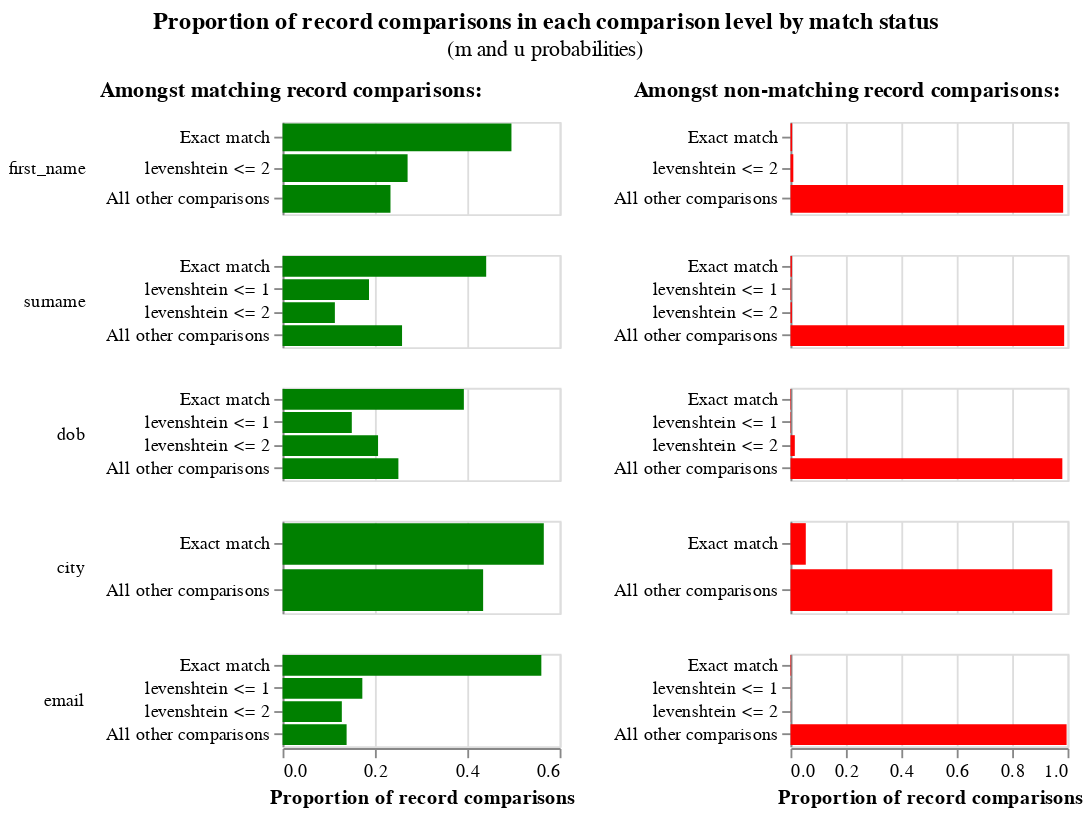

The code cell stored with this chart in its notebook:
### Code cell
linker.m_u_parameters_chart()

### Figure 1 — Vega-Lite specification as saved in the notebook (floating-point values rounded to 4 significant figures)
{"$schema": "https://vega.github.io/schema/vega-lite/v4.json", "config": {"header": {"title": null}, "title": {"anchor": "middle", "offset": 10}, "view": {"height": 300, "width": 400}}, "data": {"values": [{"bayes_factor": 85.55, "bayes_factor_description": "If comparison level is `exact match` then comparison is 85.55 times more likely to be a match", "comparison_name": "first_name", "comparison_sort_order": 0, "comparison_vector_value": 2, "has_tf_adjustments": false, "is_null_level": false, "label_for_charts": "Exact match", "log2_bayes_factor": 6.419, "m_probability": 0.4956, "m_probability_description": "Amongst matching record comparisons, 49.56% of records are in the exact match comparison level", "max_comparison_vector_value": 2, "probability_two_random_records_match": 0.003332, "sql_condition": "first_name_l = first_name_r", "tf_adjustment_column": null, "tf_adjustment_weight": 1, "u_probability": 0.005794, "u_probability_description": "Amongst non-matching record comparisons, 0.58% of records are in the exact match comparison level"}, {"bayes_factor": 26.75, "bayes_factor_description": "If comparison level is `levenshtein <= 2` then comparison is 26.75 times more likely to be a match", "comparison_name": "first_name", "comparison_sort_order": 0, "comparison_vector_value": 1, "has_tf_adjustments": false, "is_null_level": false, "label_for_charts": "levenshtein <= 2", "log2_bayes_factor": 4.742, "m_probability": 0.2707, "m_probability_description": "Amongst matching record comparisons, 27.07% of records are in the levenshtein <= 2 comparison level", "max_comparison_vector_value": 2, "probability_two_random_records_match": 0.003332, "sql_condition": "levenshtein(first_name_l, first_name_r) <= 2", "tf_adjustment_column": null, "tf_adjustment_weight": 1, "u_probability": 0.01012, "u_probability_description": "Amongst non-matching record comparisons, 1.01% of records are in the levenshtein <= 2 comparison level"}, {"bayes_factor": 0.2374, "bayes_factor_description": "If comparison level is `all other comparisons` then comparison is  4.21 times less likely to be a match", "comparison_name": "first_name", "comparison_sort_order": 0, "comparison_vector_value": 0, "has_tf_adjustments": false, "is_null_level": false, "label_for_charts": "All other comparisons", "log2_bayes_factor": -2.074, "m_probability": 0.2336, "m_probability_description": "Amongst matching record comparisons, 23.36% of records are in the all other comparisons comparison level", "max_comparison_vector_value": 2, "probability_two_random_records_match": 0.003332, "sql_condition": "ELSE", "tf_adjustment_column": null, "tf_adjustment_weight": 1, "u_probability": 0.9841, "u_probability_description": "Amongst non-matching record comparisons, 98.41% of records are in the all other comparisons comparison level"}, {"bayes_factor": 90.17, "bayes_factor_description": "If comparison level is `exact match` then comparison is 90.17 times more likely to be a match", "comparison_name": "surname", "comparison_sort_order": 1, "comparison_vector_value": 3, "has_tf_adjustments": false, "is_null_level": false, "label_for_charts": "Exact match", "log2_bayes_factor": 6.495, "m_probability": 0.4409, "m_probability_description": "Amongst matching record comparisons, 44.09% of records are in the exact match comparison level", "max_comparison_vector_value": 3, "probability_two_random_records_match": 0.003332, "sql_condition": "surname_l = surname_r", "tf_adjustment_column": null, "tf_adjustment_weight": 1, "u_probability": 0.00489, "u_probability_description": "Amongst non-matching record comparisons, 0.49% of records are in the exact match comparison level"}, {"bayes_factor": 79.15, "bayes_factor_description": "If comparison level is `levenshtein <= 1` then comparison is 79.15 times more likely to be a match", "comparison_name": "surname", "comparison_sort_order": 1, "comparison_vector_value": 2, "has_tf_adjustments": false, "is_null_level": false, "label_for_charts": "levenshtein <= 1", "log2_bayes_factor": 6.307, "m_probability": 0.1871, "m_probability_description": "Amongst matching record comparisons, 18.71% of records are in the levenshtein <= 1 comparison level", "max_comparison_vector_value": 3, "probability_two_random_records_match": 0.003332, "sql_condition": "levenshtein(surname_l, surname_r) <= 1", "tf_adjustment_column": null, "tf_adjustment_weight": 1, "u_probability": 0.002364, "u_probability_description": "Amongst non-matching record comparisons, 0.24% of records are in the levenshtein <= 1 comparison level"}, {"bayes_factor": 22.6, "bayes_factor_description": "If comparison level is `levenshtein <= 2` then comparison is 22.60 times more likely to be a match", "comparison_name": "surname", "comparison_sort_order": 1, "comparison_vector_value": 1, "has_tf_adjustments": false, "is_null_level": false, "label_for_charts": "levenshtein <= 2", "log2_bayes_factor": 4.498, "m_probability": 0.1132, "m_probability_description": "Amongst matching record comparisons, 11.32% of records are in the levenshtein <= 2 comparison level", "max_comparison_vector_value": 3, "probability_two_random_records_match": 0.003332, "sql_condition": "levenshtein(surname_l, surname_r) <= 2", "tf_adjustment_column": null, "tf_adjustment_weight": 1, "u_probability": 0.005009, "u_probability_description": "Amongst non-matching record comparisons, 0.50% of records are in the levenshtein <= 2 comparison level"}, {"bayes_factor": 0.2619, "bayes_factor_description": "If comparison level is `all other comparisons` then comparison is  3.82 times less likely to be a match", "comparison_name": "surname", "comparison_sort_order": 1, "comparison_vector_value": 0, "has_tf_adjustments": false, "is_null_level": false, "label_for_charts": "All other comparisons", "log2_bayes_factor": -1.933, "m_probability": 0.2587, "m_probability_description": "Amongst matching record comparisons, 25.87% of records are in the all other comparisons comparison level", "max_comparison_vector_value": 3, "probability_two_random_records_match": 0.003332, "sql_condition": "ELSE", "tf_adjustment_column": null, "tf_adjustment_weight": 1, "u_probability": 0.9877, "u_probability_description": "Amongst non-matching record comparisons, 98.77% of records are in the all other comparisons comparison level"}, {"bayes_factor": 224.6, "bayes_factor_description": "If comparison level is `exact match` then comparison is 224.62 times more likely to be a match", "comparison_name": "dob", "comparison_sort_order": 2, "comparison_vector_value": 3, "has_tf_adjustments": false, "is_null_level": false, "label_for_charts": "Exact match", "log2_bayes_factor": 7.811, "m_probability": 0.3926, "m_probability_description": "Amongst matching record comparisons, 39.26% of records are in the exact match comparison level", "max_comparison_vector_value": 3, "probability_two_random_records_match": 0.003332, "sql_condition": "dob_l = dob_r", "tf_adjustment_column": null, "tf_adjustment_weight": 1, "u_probability": 0.001748, "u_probability_description": "Amongst non-matching record comparisons, 0.17% of records are in the exact match comparison level"}, {"bayes_factor": 93.59, "bayes_factor_description": "If comparison level is `levenshtein <= 1` then comparison is 93.59 times more likely to be a match", "comparison_name": "dob", "comparison_sort_order": 2, "comparison_vector_value": 2, "has_tf_adjustments": false, "is_null_level": false, "label_for_charts": "levenshtein <= 1", "log2_bayes_factor": 6.548, "m_probability": 0.1499, "m_probability_description": "Amongst matching record comparisons, 14.99% of records are in the levenshtein <= 1 comparison level", "max_comparison_vector_value": 3, "probability_two_random_records_match": 0.003332, "sql_condition": "levenshtein(dob_l, dob_r) <= 1", "tf_adjustment_column": null, "tf_adjustment_weight": 1, "u_probability": 0.001602, "u_probability_description": "Amongst non-matching record comparisons, 0.16% of records are in the levenshtein <= 1 comparison level"}, {"bayes_factor": 13.32, "bayes_factor_description": "If comparison level is `levenshtein <= 2` then comparison is 13.32 times more likely to be a match", "comparison_name": "dob", "comparison_sort_order": 2, "comparison_vector_value": 1, "has_tf_adjustments": false, "is_null_level": false, "label_for_charts": "levenshtein <= 2", "log2_bayes_factor": 3.736, "m_probability": 0.2067, "m_probability_description": "Amongst matching record comparisons, 20.67% of records are in the levenshtein <= 2 comparison level", "max_comparison_vector_value": 3, "probability_two_random_records_match": 0.003332, "sql_condition": "levenshtein(dob_l, dob_r) <= 2", "tf_adjustment_column": null, "tf_adjustment_weight": 1, "u_probability": 0.01552, "u_probability_description": "Amongst non-matching record comparisons, 1.55% of records are in the levenshtein <= 2 comparison level"}, {"bayes_factor": 0.2556, "bayes_factor_description": "If comparison level is `all other comparisons` then comparison is  3.91 times less likely to be a match", "comparison_name": "dob", "comparison_sort_order": 2, "comparison_vector_value": 0, "has_tf_adjustments": false, "is_null_level": false, "label_for_charts": "All other comparisons", "log2_bayes_factor": -1.968, "m_probability": 0.2508, "m_probability_description": "Amongst matching record comparisons, 25.08% of records are in the all other comparisons comparison level", "max_comparison_vector_value": 3, "probability_two_random_records_match": 0.003332, "sql_condition": "ELSE", "tf_adjustment_column": null, "tf_adjustment_weight": 1, "u_probability": 0.9811, "u_probability_description": "Amongst non-matching record comparisons, 98.11% of records are in the all other comparisons comparison level"}, {"bayes_factor": 10.26, "bayes_factor_description": "If comparison level is `exact match` then comparison is 10.26 times more likely to be a match", "comparison_name": "city", "comparison_sort_order": 3, "comparison_vector_value": 1, "has_tf_adjustments": true, "is_null_level": false, "label_for_charts": "Exact match", "log2_bayes_factor": 3.359, "m_probability": 0.5657, "m_probability_description": "Amongst matching record comparisons, 56.57% of records are in the exact match comparison level", "max_comparison_vector_value": 1, "probability_two_random_records_match": 0.003332, "sql_condition": "city_l = city_r", "tf_adjustment_column": "city", "tf_adjustment_weight": 1, "u_probability": 0.05515, "u_probability_description": "Amongst non-matching record comparisons, 5.51% of records are in the exact match comparison level"}, {"bayes_factor": 0.4597, "bayes_factor_description": "If comparison level is `all other comparisons` then comparison is  2.18 times less likely to be a match", "comparison_name": "city", "comparison_sort_order": 3, "comparison_vector_value": 0, "has_tf_adjustments": false, "is_null_level": false, "label_for_charts": "All other comparisons", "log2_bayes_factor": -1.121, "m_probability": 0.4343, "m_probability_description": "Amongst matching record comparisons, 43.43% of records are in the all other comparisons comparison level", "max_comparison_vector_value": 1, "probability_two_random_records_match": 0.003332, "sql_condition": "ELSE", "tf_adjustment_column": null, "tf_adjustment_weight": 1, "u_probability": 0.9449, "u_probability_description": "Amongst non-matching record comparisons, 94.49% of records are in the all other comparisons comparison level"}, {"bayes_factor": 255.4, "bayes_factor_description": "If comparison level is `exact match` then comparison is 255.42 times more likely to be a match", "comparison_name": "email", "comparison_sort_order": 4, "comparison_vector_value": 3, "has_tf_adjustments": false, "is_null_level": false, "label_for_charts": "Exact match", "log2_bayes_factor": 7.997, "m_probability": 0.5604, "m_probability_description": "Amongst matching record comparisons, 56.04% of records are in the exact match comparison level", "max_comparison_vector_value": 3, "probability_two_random_records_match": 0.003332, "sql_condition": "email_l = email_r", "tf_adjustment_column": null, "tf_adjustment_weight": 1, "u_probability": 0.002194, "u_probability_description": "Amongst non-matching record comparisons, 0.22% of records are in the exact match comparison level"}, {"bayes_factor": 235.5, "bayes_factor_description": "If comparison level is `levenshtein <= 1` then comparison is 235.46 times more likely to be a match", "comparison_name": "email", "comparison_sort_order": 4, "comparison_vector_value": 2, "has_tf_adjustments": false, "is_null_level": false, "label_for_charts": "levenshtein <= 1", "log2_bayes_factor": 7.879, "m_probability": 0.1727, "m_probability_description": "Amongst matching record comparisons, 17.27% of records are in the levenshtein <= 1 comparison level", "max_comparison_vector_value": 3, "probability_two_random_records_match": 0.003332, "sql_condition": "levenshtein(email_l, email_r) <= 1", "tf_adjustment_column": null, "tf_adjustment_weight": 1, "u_probability": 0.0007334, "u_probability_description": "Amongst non-matching record comparisons, 0.07% of records are in the levenshtein <= 1 comparison level"}, {"bayes_factor": 206.6, "bayes_factor_description": "If comparison level is `levenshtein <= 2` then comparison is 206.64 times more likely to be a match", "comparison_name": "email", "comparison_sort_order": 4, "comparison_vector_value": 1, "has_tf_adjustments": false, "is_null_level": false, "label_for_charts": "levenshtein <= 2", "log2_bayes_factor": 7.691, "m_probability": 0.1283, "m_probability_description": "Amongst matching record comparisons, 12.83% of records are in the levenshtein <= 2 comparison level", "max_comparison_vector_value": 3, "probability_two_random_records_match": 0.003332, "sql_condition": "levenshtein(email_l, email_r) <= 2", "tf_adjustment_column": null, "tf_adjustment_weight": 1, "u_probability": 0.0006208, "u_probability_description": "Amongst non-matching record comparisons, 0.06% of records are in the levenshtein <= 2 comparison level"}, {"bayes_factor": 0.1392, "bayes_factor_description": "If comparison level is `all other comparisons` then comparison is  7.19 times less likely to be a match", "comparison_name": "email", "comparison_sort_order": 4, "comparison_vector_value": 0, "has_tf_adjustments": false, "is_null_level": false, "label_for_charts": "All other comparisons", "log2_bayes_factor": -2.845, "m_probability": 0.1387, "m_probability_description": "Amongst matching record comparisons, 13.87% of records are in the all other comparisons comparison level", "max_comparison_vector_value": 3, "probability_two_random_records_match": 0.003332, "sql_condition": "ELSE", "tf_adjustment_column": null, "tf_adjustment_weight": 1, "u_probability": 0.9965, "u_probability_description": "Amongst non-matching record comparisons, 99.65% of records are in the all other comparisons comparison level"}]}, "hconcat": [{"encoding": {"color": {"value": "green"}, "row": {"field": "comparison_name", "header": {"labelAlign": "left", "labelAnchor": "middle", "labelAngle": 0}, "sort": {"field": "comparison_sort_order"}, "type": "nominal"}, "tooltip": [{"field": "m_probability_description", "title": "m probability description", "type": "nominal"}, {"field": "comparison_name", "title": "Comparison column name", "type": "nominal"}, {"field": "label_for_charts", "title": "Label", "type": "ordinal"}, {"field": "sql_condition", "title": "SQL condition", "type": "nominal"}, {"field": "m_probability", "format": ".4p", "title": "m probability", "type": "quantitative"}, {"field": "u_probability", "format": ".4p", "title": "u probability", "type": "quantitative"}, {"field": "bayes_factor", "format": ",.4f", "title": "Bayes factor = m/u", "type": "quantitative"}, {"field": "log2_bayes_factor", "format": ",.4f", "title": "Match weight = log2(m/u)", "type": "quantitative"}], "x": {"axis": {"title": "Proportion of record comparisons"}, "field": "m_probability", "type": "quantitative"}, "y": {"axis": {"title": null}, "field": "label_for_charts", "sort": {"field": "comparison_vector_value", "order": "descending"}, "type": "nominal"}}, "height": 50, "mark": "bar", "resolve": {"scale": {"y": "independent"}}, "title": {"fontSize": 12, "fontWeight": "bold", "text": "Amongst matching record comparisons:"}, "transform": [{"filter": "(datum.bayes_factor != 'no-op filter due to vega lite issue 4680')"}], "width": 150}, {"encoding": {"color": {"value": "red"}, "row": {"field": "comparison_name", "header": {"labels": false}, "sort": {"field": "comparison_sort_order"}, "type": "nominal"}, "tooltip": [{"field": "u_probability_description", "title": "u probability description", "type": "nominal"}, {"field": "comparison_name", "title": "Comparison column name", "type": "nominal"}, {"field": "label_for_charts", "title": "Label", "type": "ordinal"}, {"field": "sql_condition", "title": "SQL condition", "type": "nominal"}, {"field": "m_probability", "format": ".4p", "title": "m probability", "type": "quantitative"}, {"field": "u_probability", "format": ".4p", "title": "u probability", "type": "quantitative"}, {"field": "bayes_factor", "format": ",.4f", "title": "Bayes factor = m/u", "type": "quantitative"}, {"field": "log2_bayes_factor", "format": ",.4f", "title": "Match weight = log2(m/u)", "type": "quantitative"}], "x": {"axis": {"title": "Proportion of record comparisons"}, "field": "u_probability", "type": "quantitative"}, "y": {"axis": {"title": null}, "field": "label_for_charts", "sort": {"field": "comparison_vector_value", "order": "descending"}, "type": "nominal"}}, "height": 50, "mark": "bar", "resolve": {"scale": {"y": "independent"}}, "title": {"fontSize": 12, "fontWeight": "bold", "text": "Amongst non-matching record comparisons:"}, "transform": [{"filter": "(datum.bayes_factor != 'no-op filter2 due to vega lite issue 4680')"}], "width": 150}], "title": {"subtitle": "(m and u probabilities)", "text": "Proportion of record comparisons in each comparison level by match status"}}
